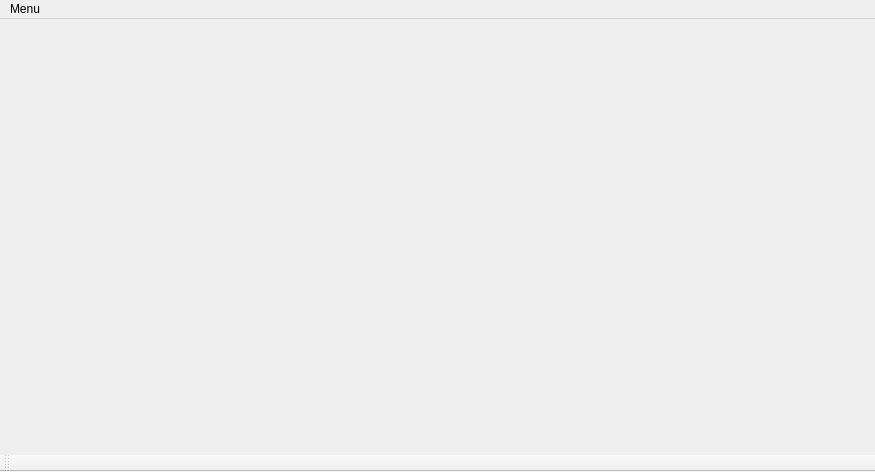
<?xml version="1.0" encoding="UTF-8"?>
<ui version="4.0">
 <class>MainWindow</class>
 <widget class="QMainWindow" name="MainWindow">
  <property name="geometry">
   <rect>
    <x>0</x>
    <y>0</y>
    <width>875</width>
    <height>472</height>
   </rect>
  </property>
  <property name="windowTitle">
   <string>Directory Viewer</string>
  </property>
  <widget class="QWidget" name="centralWidget">
   <property name="enabled">
    <bool>true</bool>
   </property>
   <layout class="QGridLayout" name="centralGridLayout"/>
  </widget>
  <widget class="QMenuBar" name="menuBar">
   <property name="geometry">
    <rect>
     <x>0</x>
     <y>0</y>
     <width>875</width>
     <height>19</height>
    </rect>
   </property>
   <widget class="QMenu" name="menuOptions">
    <property name="title">
     <string>Menu</string>
    </property>
    <addaction name="actionOption"/>
    <addaction name="actionExit"/>
   </widget>
   <addaction name="menuOptions"/>
  </widget>
  <widget class="QToolBar" name="mainToolBar">
   <attribute name="toolBarArea">
    <enum>BottomToolBarArea</enum>
   </attribute>
   <attribute name="toolBarBreak">
    <bool>false</bool>
   </attribute>
  </widget>
  <action name="actionOption">
   <property name="text">
    <string>Options...</string>
   </property>
  </action>
  <action name="actionExit">
   <property name="checkable">
    <bool>false</bool>
   </property>
   <property name="text">
    <string>Exit</string>
   </property>
  </action>
 </widget>
 <layoutdefault spacing="6" margin="11"/>
 <resources/>
 <connections/>
</ui>
